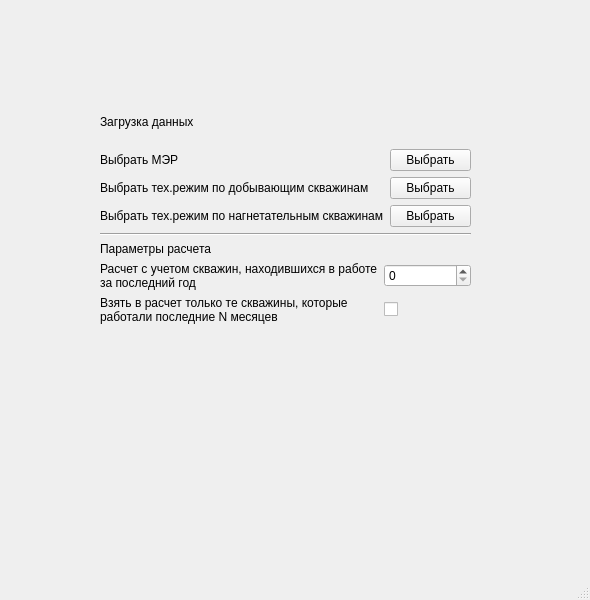
<?xml version="1.0" encoding="UTF-8"?>
<ui version="4.0">
 <class>MainWindow</class>
 <widget class="QMainWindow" name="MainWindow">
  <property name="geometry">
   <rect>
    <x>0</x>
    <y>0</y>
    <width>590</width>
    <height>600</height>
   </rect>
  </property>
  <property name="windowTitle">
   <string>MainWindow</string>
  </property>
  <widget class="QWidget" name="centralwidget">
   <widget class="QWidget" name="">
    <property name="geometry">
     <rect>
      <x>100</x>
      <y>100</y>
      <width>371</width>
      <height>224</height>
     </rect>
    </property>
    <layout class="QVBoxLayout" name="verticalLayout">
     <item>
      <layout class="QGridLayout" name="gridLayout_2" rowstretch="0,0,0,3">
       <item row="0" column="0">
        <widget class="QLabel" name="label_4">
         <property name="text">
          <string>Загрузка данных</string>
         </property>
        </widget>
       </item>
       <item row="1" column="0">
        <widget class="QLabel" name="label">
         <property name="text">
          <string>Выбрать МЭР</string>
         </property>
        </widget>
       </item>
       <item row="1" column="1">
        <widget class="QPushButton" name="pushButton">
         <property name="text">
          <string>Выбрать</string>
         </property>
        </widget>
       </item>
       <item row="2" column="0">
        <widget class="QLabel" name="label_2">
         <property name="text">
          <string>Выбрать тех.режим по добывающим скважинам</string>
         </property>
        </widget>
       </item>
       <item row="2" column="1">
        <widget class="QPushButton" name="pushButton_2">
         <property name="text">
          <string>Выбрать</string>
         </property>
        </widget>
       </item>
       <item row="3" column="0">
        <widget class="QLabel" name="label_3">
         <property name="text">
          <string>Выбрать тех.режим по нагнетательным скважинам</string>
         </property>
        </widget>
       </item>
       <item row="3" column="1">
        <widget class="QPushButton" name="pushButton_3">
         <property name="text">
          <string>Выбрать</string>
         </property>
        </widget>
       </item>
      </layout>
     </item>
     <item>
      <widget class="Line" name="line">
       <property name="orientation">
        <enum>Qt::Horizontal</enum>
       </property>
      </widget>
     </item>
     <item>
      <layout class="QGridLayout" name="gridLayout">
       <item row="0" column="0">
        <widget class="QLabel" name="label_7">
         <property name="text">
          <string>Параметры расчета</string>
         </property>
        </widget>
       </item>
       <item row="1" column="0">
        <widget class="QLabel" name="label_6">
         <property name="text">
          <string>Расчет с учетом скважин, находившихся в работе за последний год</string>
         </property>
         <property name="wordWrap">
          <bool>true</bool>
         </property>
        </widget>
       </item>
       <item row="2" column="0">
        <widget class="QLabel" name="label_5">
         <property name="text">
          <string>Взять в расчет только те скважины, которые работали последние N месяцев</string>
         </property>
         <property name="scaledContents">
          <bool>false</bool>
         </property>
         <property name="wordWrap">
          <bool>true</bool>
         </property>
        </widget>
       </item>
       <item row="2" column="1">
        <widget class="QCheckBox" name="checkBox">
         <property name="text">
          <string/>
         </property>
        </widget>
       </item>
       <item row="1" column="1">
        <widget class="QSpinBox" name="spinBox"/>
       </item>
      </layout>
     </item>
    </layout>
   </widget>
  </widget>
  <widget class="QMenuBar" name="menubar">
   <property name="geometry">
    <rect>
     <x>0</x>
     <y>0</y>
     <width>590</width>
     <height>21</height>
    </rect>
   </property>
  </widget>
  <widget class="QStatusBar" name="statusbar"/>
 </widget>
 <resources/>
 <connections/>
</ui>
